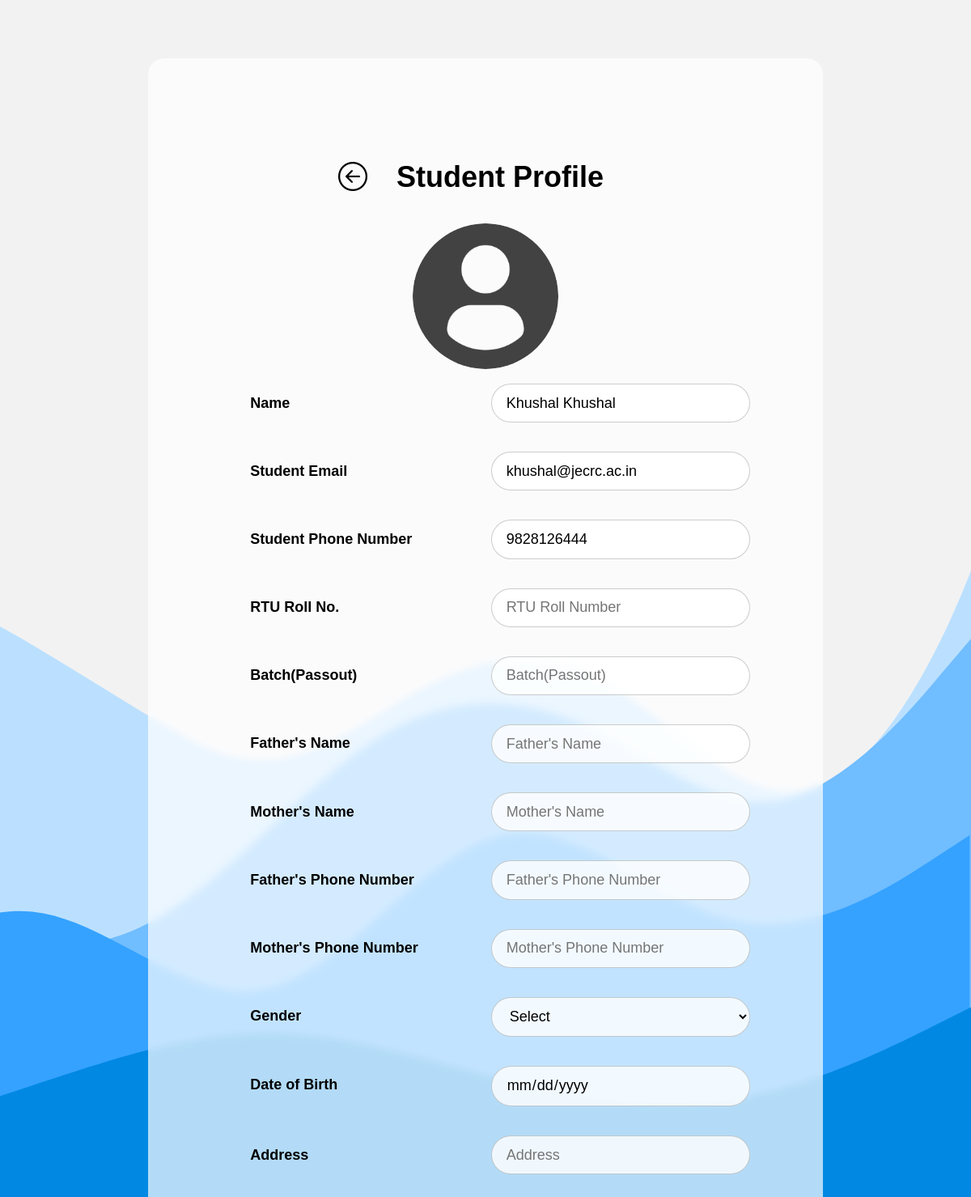
Screenshot of /u/viewProfile/3 (signed in) with the database file from the repository.
### Accounts/models.py (models this page shows, shortened)
class User(AbstractUser):
    username = None
    id=models.BigAutoField(primary_key=True)
    avatar = models.ImageField(upload_to='avatars/',default='avatars/profile-user.png')
    email = models.EmailField(unique=True)
    phone = models.CharField(blank=True,null=True,unique=True,max_length=15)
    is_faculty = models.BooleanField(default=False)
    objects = UserManager()
    USERNAME_FIELD='email'
    REQUIRED_FIELDS=[]

### Accounts/views.py (the view)
# urls.py: path('viewProfile/<int:id>', views.view_profile),
@login_required
def view_profile(request,id):
    user = request.user
    if user.is_superuser or user.is_faculty:
        user = User.objects.get(id=id)
        try:
            meta = studentSerializer(Student.objects.get(user_obj=user))
        except:
            meta = {}
        context = {"user":user,"meta":meta}
        return render(request,"u/view_profile.html",context)
    else:
        return HttpResponse("You are not authorized",status=401)

### Accounts/serializers.py (called while the page is built)
def studentSerializer(st):
    data = {
    "rollno":st.rollno,
    "batch":st.batch,
    "f_name":st.f_name,
    "f_phone":st.f_phone,
    "m_name":st.m_name,
    "m_phone":st.m_phone,
    "gender":st.gender ,
    "dob":st.dob.strftime("%Y-%m-%d"),
    "address":st.address
    }
    return data

### templates/u/view_profile.html (shortened to what this page needs)
<!DOCTYPE html>
<html>
<head>
    {% load static %}
    <link rel="stylesheet" href="">
    <link rel="stylesheet" type="text/css" href="{% static 'css/index.css' %}" />
</head>
<body>
    <div class="d-flex py-4">
        <form method="post" class="m-auto">
            <div class="glass p-5 ">
                <div class="flex justify-center">
                    <div class="d-flex"><button type="button" onClick="window.location ='/'" class="icon-btn m-auto"><i
                                style="font-size:36px;color:black;" class="bi bi-arrow-left-circle"></i></button></div>
                    <h1>Student Profile</h1>
                </div>
                <img class="avatar m-auto" src="{{user.avatar.url}}" />
                <div class="d-flex justify-bw mv-1">
                    <h2 class="form-label">Name</h2>
                    <input name="name" value="{{user.first_name}} {{user.last_name}}" placeholder="Name" type="text"
                        class="form-input " required readOnly>
                </div>
                <div class="d-flex justify-bw mv-1">
                    <h2 class="form-label">Student Email</h2>
                    <input name="student-email" value="{{user.email}}" placeholder="Email" type="text"
                        class="form-input " required readOnly>
                </div>
                <div class="d-flex justify-bw mv-1">
                    <h2 class="form-label">Student Phone Number</h2>
                    <input name="student-phoneNumber" value="{{user.phone}}" placeholder="Phone Number" type="number"
                        maxlength="10" class="form-input " required readOnly>
                </div>
                <div class="d-flex justify-bw mv-1">
                    <h2 class="form-label">RTU Roll No.</h2>
                    <input name="rollno" value="{{meta.rollno}}" placeholder="RTU Roll Number" type="text"
                        class="form-input " maxlength="10" required readOnly>
                </div>
                <div class="d-flex justify-bw mv-1">
                    <h2 class="form-label">Batch(Passout)</h2>
                    <input name="batch" value="{{meta.batch}}" placeholder="Batch(Passout)" type="number" maxlength="1"
                        class="form-input " required readOnly>
                </div>
                <div class="d-flex justify-bw mv-1">
                    <h2 class="form-label">Father's Name</h2>
                    <input name="father-name" value="{{meta.f_name}}" placeholder="Father's Name" type="text"
                        class="form-input " required readOnly>
                </div>
                <div class="d-flex justify-bw mv-1">
                    <h2 class="form-label">Mother's Name</h2>
                    <input name="mother-name" value="{{meta.m_name}}" placeholder="Mother's Name" type="text"
                        class="form-input " required readOnly>
                </div>
                <div class="d-flex justify-bw mv-1">
                    <h2 class="form-label">Father's Phone Number</h2>
                    <input name="father-phone-number" value="{{meta.f_phone}}" placeholder="Father's Phone Number"
                        type="number" maxlength="10" class="form-input " required readOnly>
                </div>
                <div class="d-flex justify-bw mv-1">
                    <h2 class="form-label">Mother's Phone Number</h2>
                    <input name="mother-phone-number" value="{{meta.m_phone}}" placeholder="Mother's Phone Number"
                        type="number" maxlength="10" class="form-input " required readOnly>
                </div>
                <div class="d-flex justify-bw mv-1">
                    <h2 class="form-label">Gender</h2>
                    <select name="gender" value="{{meta.get_gender_display}}" required class="form-input" readOnly>
                        <option value="">Select</option>
                    </select>
                </div>
                <div class="d-flex justify-bw mv-1">
                    <h2 class="form-label">Date of Birth</h2>
                    <input name="dob" value="{{meta.dob}}" type="date" required class="form-input" readOnly>
                </div>
                <div class="d-flex justify-bw mv-1">
                    <h2 class="form-label">Address</h2>
                    <input name="address" value="{{meta.address}}" required placeholder="Address" type="text"
                        class="form-input" readOnly>
                </div>
            </div>
        </form>
    </div>
</body>
</html>

### static/css/index.css (style rules this page uses)
:root { --accent10: rgba(0, 138, 255, 1); --accent9: rgba(0, 138, 255, 0.9); --accent8: rgba(0, 138, 255, 0.8); --accent7: rgba(0, 138, 255, 0.7); --accent6: rgba(0, 138, 255, 0.6); --accent5: rgba(0, 138, 255, 0.5); --accent4: rgba(0, 138, 255, 0.4); --accent3: rgba(0, 138, 255, 0.3); --accent2: rgba(0, 138, 255, 0.2); --accent1: rgba(0, 138, 255, 0.1); --element-outline: rgba(0,0,0,0.2); --smooth-green: #0aa607; }
* { margin: 0; padding: 0; box-sizing: border-box; font-size: 18px; font-family: Helvetica, Arial, sans-serif; }
html, body { height: 100%; width: 100%; }
body { background: url("../assets/wave.svg"); background-repeat: no-repeat; background-size: cover; background-attachment: fixed; background-position: right; }
.avatar { width: 10rem; height: 10rem; border-radius: 50%; }
.d-flex { display: flex; }
.flex { display: flex; }
.justify-bw { justify-content:space-between; }
.justify-center { justify-content:center; }
.glass { background-color: rgba(255, 255, 255, 0.7); backdrop-filter: blur(5px); border-radius: 20px; display: flex; padding: 4em 14em; margin: auto; flex-direction: column; }
h1 { font-size: 2rem; padding: 2rem; }
.form-input { border: 1px solid var(--element-outline); border-radius: 30px; width: 320px; padding: 0.7em 1em; font-size: 18px; background: rgba(255, 255, 255, 0.8); }
.form-label { margin-left:2rem; margin-right:5rem; margin-bottom:0.75rem; margin-top:0.75rem; }
.icon-btn { background: none; border: none; font-size: 36px; color:black; cursor: pointer; }
.py-4 { padding: 4rem 0; }
.mv-1 { margin-top: 1rem; margin-bottom: 1rem; }
.p-5 { padding: 5rem !important; }
.m-auto { margin:auto !important; }

### rows the page displays
User: avatar (picture), name "Khushal Khushal", student-email "khushal@jecrc.ac.in", student-phoneNumber "9828126444"
